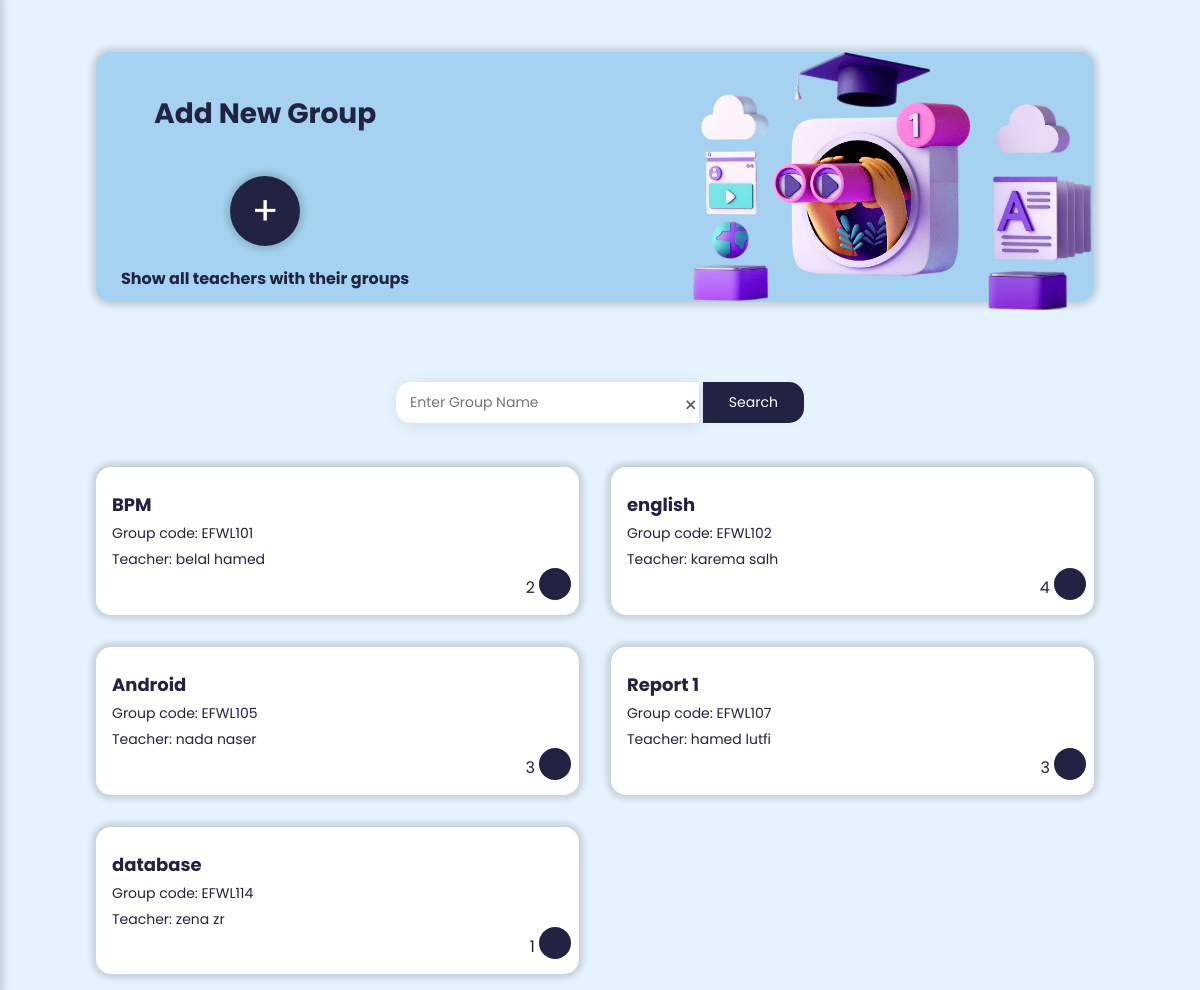
The page /UI/control_panel/groups_control_panel.php on the database as committed earlier.
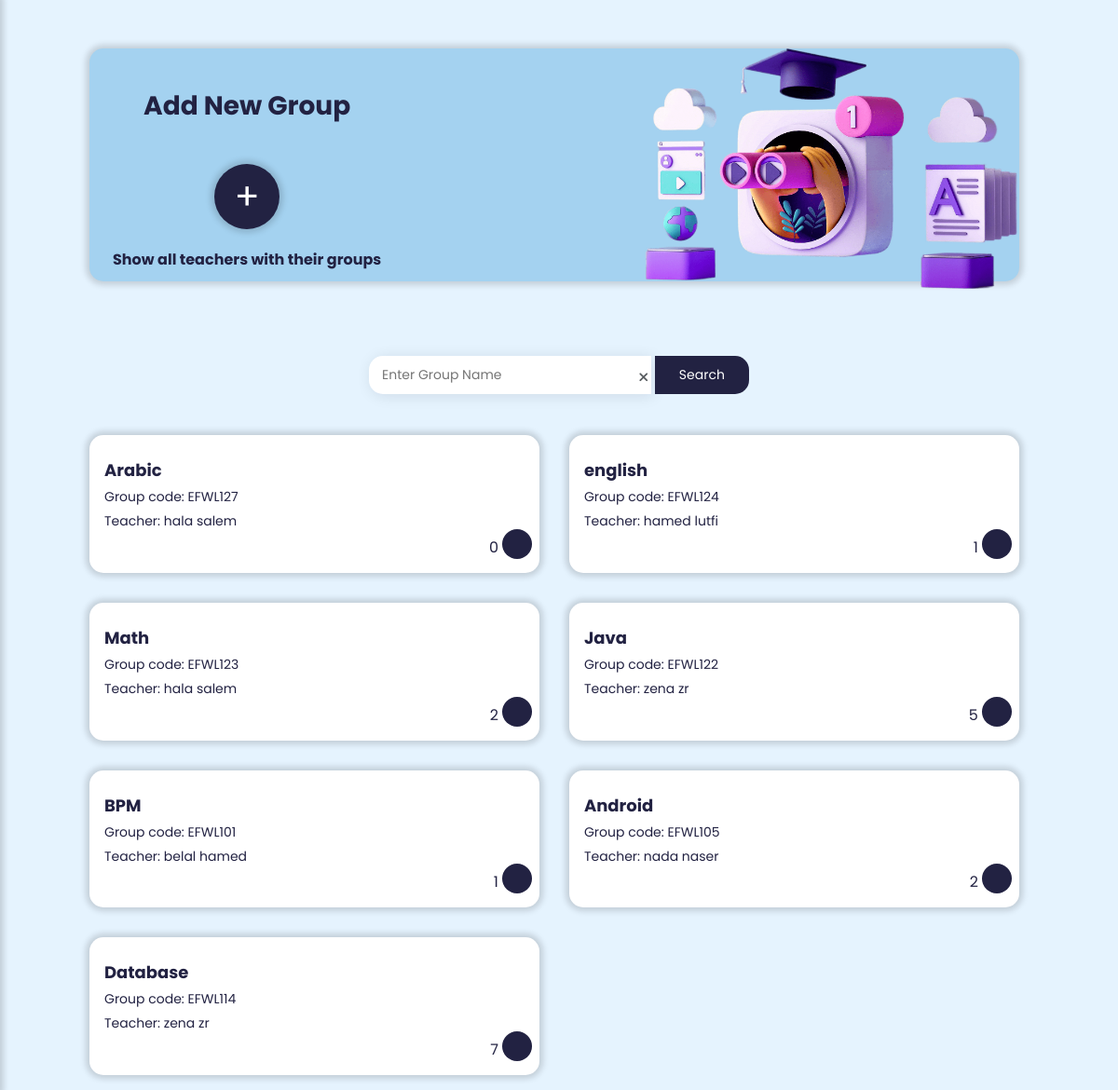
The same page on the database as committed later.
### tables this page shows
CREATE TABLE IF NOT EXISTS `groups` (
  `g_no` int(8) NOT NULL AUTO_INCREMENT,
  `tr_id` int(8) NOT NULL,
  `g_name` varchar(25) NOT NULL,
  `Datetime` datetime NOT NULL DEFAULT CURRENT_TIMESTAMP,
  PRIMARY KEY (`g_no`),
  KEY `tr_id` (`tr_id`)
);

CREATE TABLE IF NOT EXISTS `user` (
  `user_id` int(8) NOT NULL AUTO_INCREMENT,
  `full_name` varchar(50) NOT NULL,
  `password` varchar(225) NOT NULL,
  `u_img` varchar(225) DEFAULT NULL,
  `role` varchar(8) DEFAULT NULL,
  PRIMARY KEY (`user_id`)
);

### DataBase/db.php (called while the page is built, shortened)
<?php
require("Connection.php");
function selectAllGroupInfo(){
    global $conn;
    $sql = "SELECT *,teacher.user_id,user.full_name FROM groups,user,teacher WHERE groups.tr_id=teacher.tr_id AND teacher.user_id=user.user_id ORDER BY groups.Datetime DESC ";
    $pre=$conn->prepare($sql);
    $pre->execute();
    $records=$pre->get_result()->fetch_all(MYSQLI_ASSOC);
    return $records;
}

### UI/control_panel/groups_control_panel.php (the view, shortened to what this page needs)
<?php
$search="";
if(isset($_POST['search_g'])){
    if(!empty($_POST['find_g']))
    {
        $search=$_POST['find_g'];
        $groups=searchGroup($search);
    }
}
else{
    $groups=selectAllGroupInfo();
}
?>
<!DOCTYPE html>
<ht7;l.ml lang="en">
    <head>
        <link rel="stylesheet" href="../../css/controlpanel_groups_teacher_student_files.css">
        <link rel="stylesheet" href="https://maxst.icons8.com/vue-static/landings/line-awesome/line-awesome/1.3.0/css/line-awesome.min.css">
        <link rel="stylesheet"href="https://cdnjs.cloudflare.com/ajax/libs/font-awesome/6.2.0/css/all.min.css"/>
    </head>
<body  id="b-vlightblue">
<?php include(MAIN_PATH."/common/sidebar.php");  ?>
<header class="main_icon">
</header>
<div class="main-content">
    <div class="header-box">
        <div class="header-box-content">
            <h2>Add New Group</h2><br>
            <a href="<?php echo BASE_URL . '/UI/control_panel/create_group.php' ?>">
                <button class="btn-create">+</button>
            </a>
            <h4 style="margin-top: 20px;"><a href="<?php echo BASE_URL . '/UI/control_panel/teacher_with_group_control_panel.php' ?>" style="color: #222242 ;" class="show_tr_g">Show all teachers with their groups</a></h4>
        </div>
        <img  src="../../sources/image/groups_image_3d.png" >
    </div>
    <main>
    <form action="" method="POST"  onsubmit="return check_Enter(this)">
        <div class="search group">
            <input type="text" value="<?php echo $search;?>" placeholder=" Enter Group Name" id="find_g" name="find_g" >
            <span class="clear-btn"><i id="clear-btn" class="fa-solid fa-xmark" onclick="ClearFields();"></i></span>
            <button type="submit" name="search_g">Search</button>
        </div>
    </form>
        <div class="group-cards">
            <?php if(!empty($groups)): ?>
            <?php foreach($groups as $key => $group):?>
                <div class="group-card">
                    <a href="students_in_group_control_panel.php?g_no=<?= $group['g_no']?>&tr_name=<?php echo $group['full_name']?>">
                        <div class="group-card-info">
                            <h3><?php echo $group['g_name'] ?></h3>
                            <p>Group code: EFWL<?php echo $group['g_no'] ?></p>
                            <p>Teacher: <?php echo $group['full_name'] ?></p>
                        </div>
                        <div class="group-card-num">
                            <a  href="edit-groups.php?name-g=<?php echo $group['g_name'] ?>&name-t=<?php echo $group['full_name'] ?>&id=<?php echo $group['g_no']?>"></a>
                            <div class="group-card-icon">
                            </div>
                            <span class="members-num">
                                <?php
                                    $g_no=$group['g_no'];
                                    $sql="SELECT COUNT(*) FROM student_group,groups WHERE student_group.g_no=groups.g_no AND student_group.g_no='$g_no' ;";
                                    $result = $conn->query($sql);
                                    if ($result->num_rows == 1) {
                                        while($row = $result->fetch_assoc()) {
                                        $students=$row['COUNT(*)'];
                                        }
                                    }
                                    echo $students;
                                ?>
                            </span>
                        </div>
                    </a>
                </div>
            <?php endforeach; ?>
            <?php endif; ?>
        </div>
    </main>
 </div>
</body>
</html>

Rows that differ between the two databases and show on the page:
removed groups: g_name "english", g_no "102", user.full_name "karema salh", students "4"
removed groups: g_name "Report 1", g_no "107", user.full_name "hamed lutfi", students "3"
added groups: g_name "Arabic", g_no "127", user.full_name "hala salem", students "0"
added groups: g_name "english", g_no "124", user.full_name "hamed lutfi", students "1"
added groups: g_name "Math", g_no "123", user.full_name "hala salem", students "2"
added groups: g_name "Java", g_no "122", user.full_name "zena zr", students "5"
changed groups "BPM": students "2" → "1"
changed groups "Android": students "3" → "2"
changed groups id 114: g_name "database" → "Database"; students "1" → "7"
